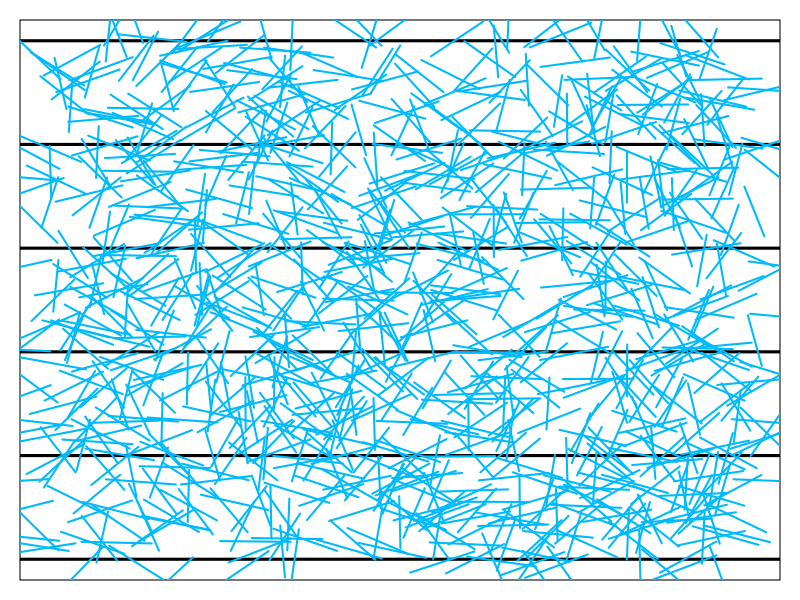
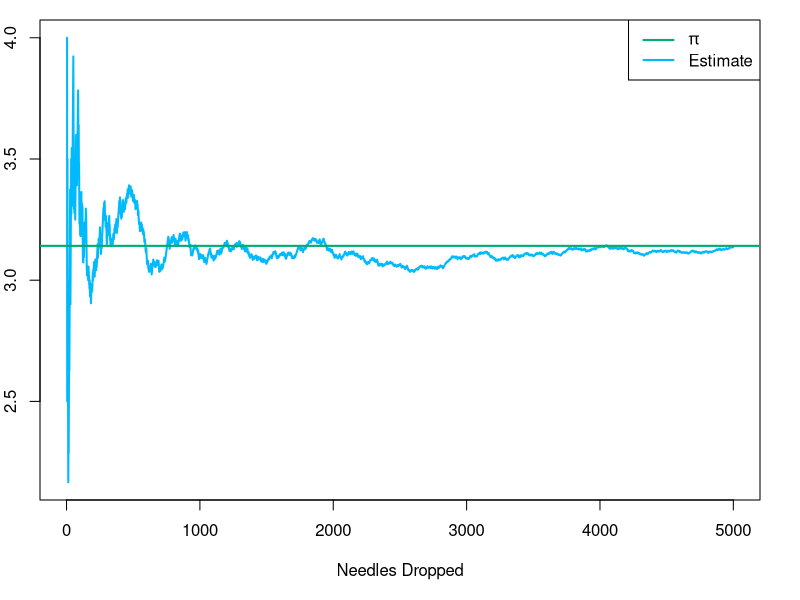

Reproduce these figures in R, in order.
## ---- chunk 1
knitr::opts_chunk$set(echo = TRUE)
knitr::opts_knit$set(global.par = TRUE)
## ---- chunk 2
set.seed(314159)
## ---- chunk 3
n <- 5000
pi_estimates <- rep(NA,n)
count <- 0
length <- 0.1
par(mar=c(1,1,1,1))
plot(NULL, ylim=c(0,1), xlim=c(0,1), ylab="", xlab="", yaxt="n", xaxt="n")
for (i in 0:5){abline(h=i/5, lwd=3)}
for (i in 1:n){
  coord_1 <- c(runif(1),runif(1)) # get a random coordinate
  theta <- pi*runif(1,min=0,max=2) # get a random angle
  coord_2 <- c(coord_1[1]+length*cos(theta),coord_1[2]+length*sin(theta)) # use to make a second coordinate
  x_coord <- c(coord_1[1], coord_2[1])
  y_coord <- c(coord_1[2], coord_2[2])
  if (i <= 1000) { # only plot the first 1000 needles to avoid overcrowding the plot
    lines(x_coord,y_coord, col="#00bafc", lwd=2) 
  } 
  sorted <- sort(y_coord) # makes it easier to check if the needle crosses a line
  for (j in 0:5){ # check for each line whether the needle crosses
    if (sorted[1]<=j/5 && sorted[2]>j/5) {
        count <- count + 1
        next # if it crosses one line it won't cross the others so we don't need to check
    }
  }
  if (count > 0) {
    pi_estimates[i] <- (2*length*i)/(0.2*count) # update pi_estimates with current estimate
  } else { # in case no needles have crossed a line yet
    pi_estimates[i] <- NA
  }
}
## ---- chunk 4
par(mar = c(5,2,1,2))
plot(1:n,pi_estimates, col="#00bafc", type="l", lwd=2,xlab="Needles Dropped") # plot estimates against number of needles dropped
abline(h=pi, col="#00ac72", lwd=2)
legend("topright", legend=c(expression(pi), "Estimate"), col=c("#00ac72", "#00bafc"),lwd=c(2,2))
